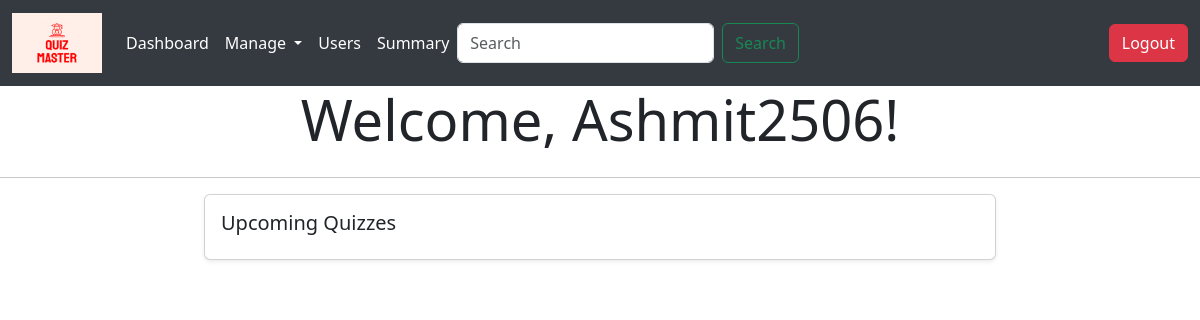
Before: /user_dashboard/2 (signed in) with the older database file.
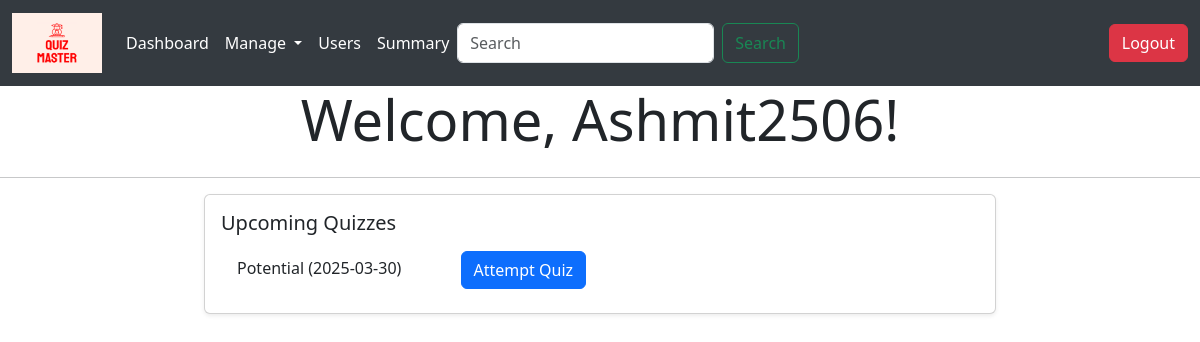
After: the same page with the newer database file.
### controller/models.py (models this page shows)
class Quiz(db.Model):
    id = db.Column(db.Integer, primary_key = True, autoincrement = True)
    chapter_id = db.Column(db.Integer, db.ForeignKey('chapter.id'), nullable = False)
    name = db.Column(db.String(128), nullable = False)
    date_of_quiz = db.Column(db.Date, nullable = False)
    duration = db.Column(db.String(64),nullable = False)
    syllabus = db.Column(db.Text)
    total_questions = db.Column(db.Integer)
    maximum_marks = db.Column(db.Integer)
    questions = db.relationship('Question', backref = 'quiz', lazy = True)
    quiz_attempts = db.relationship('Score', backref = 'quiz', lazy = True)

### controller/user_routes.py (the view)
@app.route('/user_dashboard/<int:user_id>') # URL for the user dashboard
@login_required
def user_dashboard(user_id):
    user = User.query.get_or_404(user_id)
    quizzes = Quiz.query.all()
    upcoming_quizzes = []
    current_date = datetime.today().date()
    for quiz in quizzes:
        if quiz.date_of_quiz >= datetime.today().date():
            upcoming_quizzes.append(quiz)
    attempts = Score.query.filter_by(user_id=user_id).all()
    attempted_quizzes = [attempt.quiz_id for attempt in attempts]
    if not user:
        flash("User does not exist", "danger")
        return redirect(url_for('home'))
    return render_template('user_dashboard.html', user = user, upcoming_quizzes = upcoming_quizzes, current_date = current_date, attempted_quizzes = attempted_quizzes)

### controller/authorization_routes.py (called while the page is built)
@login_manager.user_loader
def load_user(user_id):
    return User.query.get(int(user_id))

### templates/user_dashboard.html (shortened to what this page needs)
{% extends 'base.html' %}
{% block content %}
    <h1 class="display-4 text-center mb-4">Welcome, {{ user.username }}!</h1>
    <hr>
    <div class="row justify-content-center">
        <div class="col-md-8">
            <div class="card shadow-sm">
                <div class="card-body">
                    <h5 class="card-title">Upcoming Quizzes</h5>
                    <ul class="list-group list-group-flush">
                        {% for quiz in upcoming_quizzes %}
                            <li class="list-group-item">
                                {{ quiz.name }} ({{ quiz.date_of_quiz }})
                                {% if quiz.date_of_quiz == current_date %}
                                    <span class="badge badge-warning">Today</span>
                                    {% if quiz.id in attempted_quizzes %}
                                        <p class="text-muted">Attempted</p>
                                        <a href="{{ url_for('quiz_statistics', user_id = current_user.id, quiz_id=quiz.id) }}" class="btn btn-primary float-right">View Statistics</a>
                                    {% else %}
                                        <a href="{{ url_for('attempt_quiz', quiz_id=quiz.id) }}" class="btn btn-primary float-right">Attempt Quiz</a>
                                    {% endif %}
                                {% endif %}
                            </li>
                        {% endfor %}
                    </ul>
                </div>
            </div>
        </div>
    </div>
{% endblock %}

Changed rows visible on the page:
added Quiz: name "Potential", date_of_quiz "2025-03-30"
